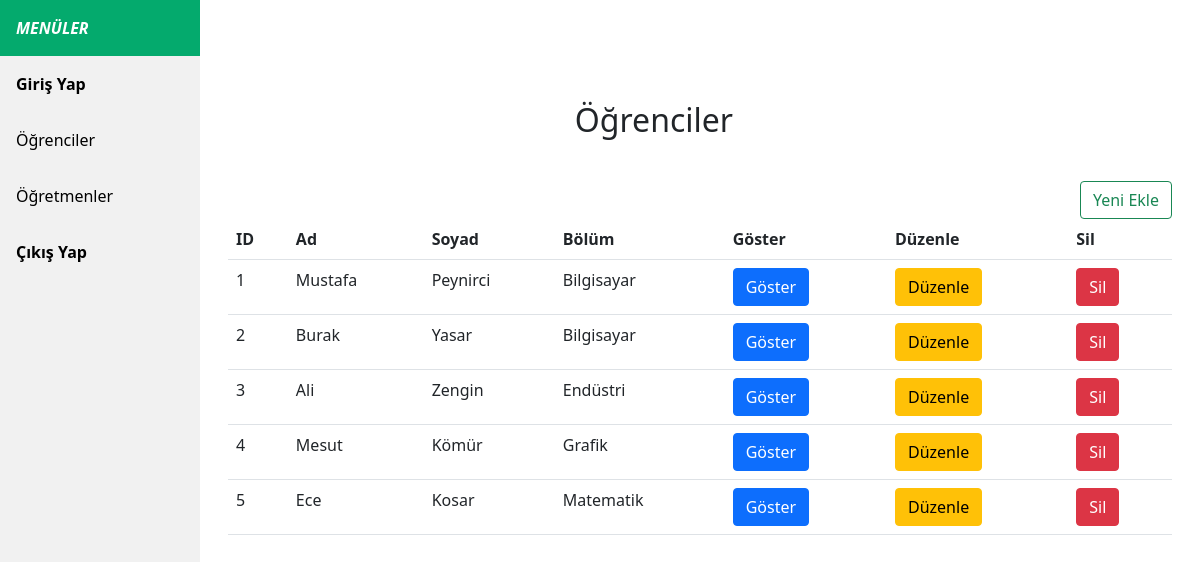
Screenshot of /?wanted_page=/Students (signed in) with the database file from the repository.
### tables this page shows
CREATE TABLE `students` (
  `id` int(11) NOT NULL,
  `name` varchar(255) NOT NULL,
  `surname` varchar(255) NOT NULL,
  `department` varchar(255) NOT NULL
);

### system/Loader.php (called while the page is built, shortened)
<?php
class Loader
{
    public static function view($file_name, $data = NULL)
    {
        require 'views/'.$file_name.'.php';
    }
}

### controllers/Students.php (called while the page is built, shortened)
<?php
class Students extends Controllers
{
    function index()
    {
        $model = Loader::model('Student');
        $students = $model->get_students();
        Loader::view('student_list', $students);
    }
}

### system/router.php (called while the page is built, shortened)
<?php
if(substr($wanted_page, 0, 1) == '/')
    $wanted_page = substr ($wanted_page, 1);
$segments = explode('/', $wanted_page);
array_shift($segments);
$controller_object = new $controller();
$controller_object->do_requested($segments);

### system/DataBase.php (called while the page is built, shortened)
<?php
class DataBase
{
    private static $db_connection = NULL;
    private static function create_db_connection()
    {
        require 'config/db.php';
        $db_connection = new \mysqli($db_config['host'], $db_config['user'], $db_config['password'], $db_config['db']);
        return $db_connection;
    }
    private static function get_connection()
    {
        if(self::$db_connection == NULL)
            self::$db_connection = self::create_db_connection ();
        return self::$db_connection;
    }
    public static function get_data_uses_by_sql($sql)
    {
        $result = self::run_sql($sql);
        $data = [];
        while($row = $result->fetch_assoc())
            array_push ($data, $row);
        return $data;
    }
    public static function run_sql($sql)
    {
        return self::get_connection()->query($sql);
    }
}

### models/Student.php (called while the page is built, shortened)
<?php
class Student extends Models
{
    public function get_students()
    {
        $sql = 'select * from students';
        return DataBase::get_data_uses_by_sql($sql);
    }
}

### views/student_list.php (the view, shortened to what this page needs)
<div class="container">
<a class="btn btn-outline-success" style="float:right; margin-top:80px" href="?wanted_page=/Students/Create">Yeni Ekle</a>
<h2 style="font-weight: normal; text-align:center; margin-top:100px">Öğrenciler</h2>
<table class="table table-hover">
    <tr>
        <th>ID</th>
        <th>Ad</th>
        <th>Soyad</th>
        <th>Bölüm</th>
        <th>Göster</th>
        <th>Düzenle</th>
        <th>Sil</th>
    </tr>
    <?php foreach($data as $data): ?>
        <tr>
            <td><?=$data['id'] ?></td>
            <td><?=$data['name'] ?></td>
            <td><?=$data['surname'] ?></td>
            <td><?=$data['department'] ?></td>
            <td>
                <a class="btn btn-primary" href="?wanted_page=/Students/Show/<?=$data['id'] ?>">
                   Göster
                </a>
            </td>
            <td>
                <a class="btn btn-warning" href="?wanted_page=/Students/Edit/<?=$data['id'] ?>">
                   Düzenle
                </a>
            </td>
            <td>
                <a class="btn btn-danger" href="?wanted_page=/Students/Delete/<?=$data['id'] ?>" onclick="return confirm('Emin misiniz?');">
                    Sil
                </a>
            </td>
        </tr>
    <?php endforeach; ?>
</table>
</div>

### rows the page displays
students: id "1", name "Mustafa", surname "Peynirci", department "Bilgisayar"
students: id "2", name "Burak", surname "Yasar", department "Bilgisayar"
students: id "3", name "Ali", surname "Zengin", department "Endüstri"
students: id "4", name "Mesut", surname "Kömür", department "Grafik"
students: id "5", name "Ece", surname "Kosar", department "Matematik"
